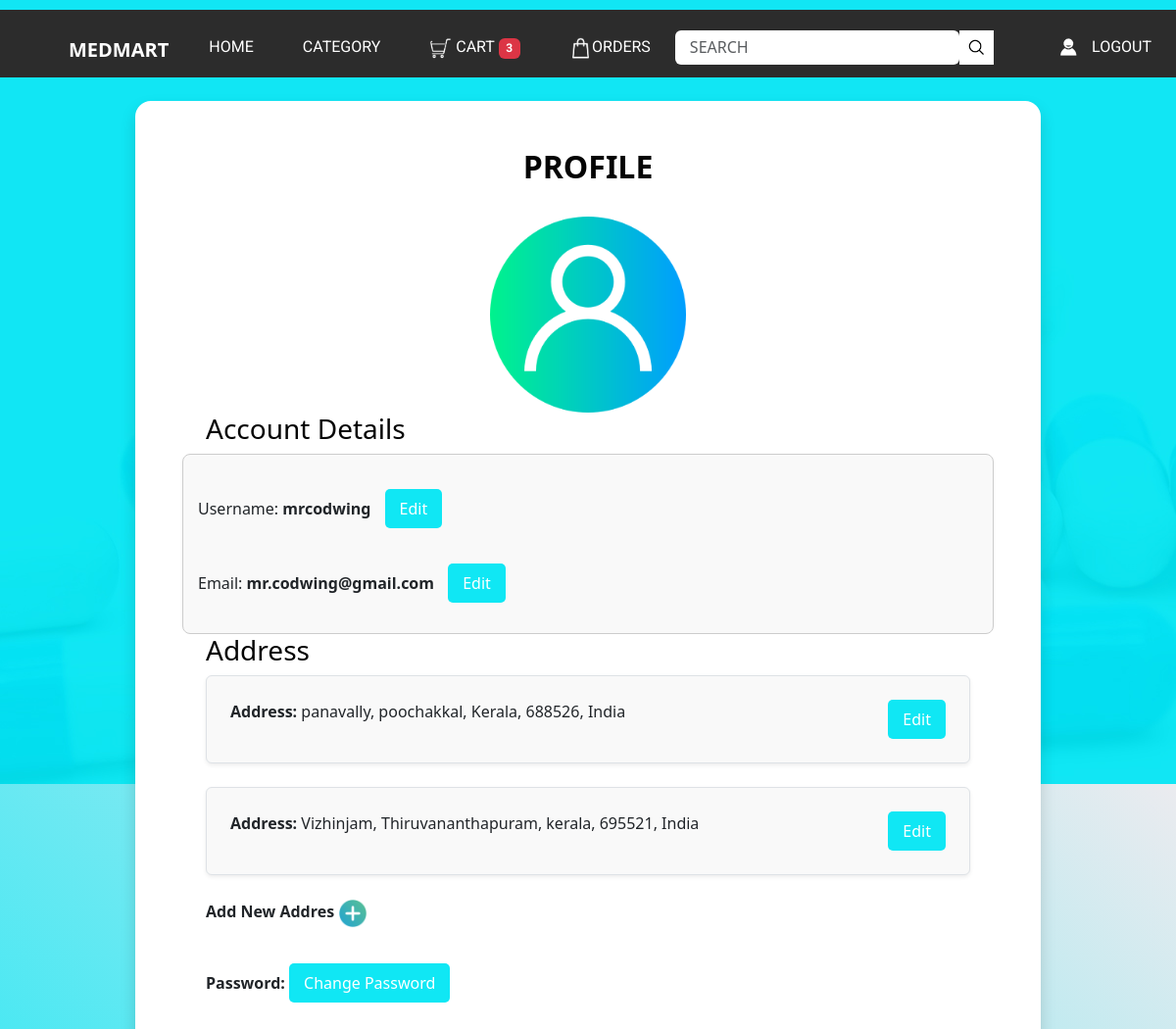
The app's page /user/profile/mrcodwing/ (signed in) with its own data.
### store/models.py (models this page shows, shortened)
class Address(models.Model):
    user = models.ForeignKey(User, on_delete=models.CASCADE, related_name="addresses", null=True)  # Add user ForeignKey
    address_line = models.CharField(max_length=255, null=True)
    city = models.CharField(max_length=100, null=True)
    state = models.CharField(max_length=100, null=True)
    postal_code = models.CharField(max_length=20, null=True)
    country = models.CharField(max_length=100, null=True)
    is_default = models.BooleanField(default=False, null=True)

### store/views.py (the view)
# urls.py: path('user/profile/<str:username>/', store.views.user_profile, name='user_profile'),
@login_required
def user_profile(request, username):
    user = get_object_or_404(User, username=username)
    addresses = Address.objects.filter(user=user)
    return render(request, 'extt/user_profile.html', {
        'user': user,
        'addresses': addresses,
    })

### store/context_processors.py (called while the page is built)
def cart_item_count(request):
    if request.user.is_authenticated:
        cart_items_count = CartItem.objects.filter(user=request.user).count()
    else:
        cart_items_count = 0
    return {'cart_items_count': cart_items_count}

### templates/extt/user_profile.html (shortened to what this page needs)
{% load static %}
<!DOCTYPE html>
<html>
<head>
  <link rel="stylesheet" type="text/css"
    href="https://cdnjs.cloudflare.com/ajax/libs/OwlCarousel2/2.1.3/assets/owl.carousel.min.css" />
  <link rel="stylesheet" href="https://cdnjs.cloudflare.com/ajax/libs/font-awesome/4.7.0/css/font-awesome.min.css">
  <link rel="stylesheet" type="text/css" href="{% static 'extt/css/bootstrap.css' %}" />
  <link href="{% static 'extt/css/style.css' %}" rel="stylesheet" />
  <link href="{% static 'extt/css/responsive.css' %}" rel="stylesheet" />
  <link rel="stylesheet" type="text/css" href="{% static 'extt/css/bootstrap.min.css' %}">
  <link rel="stylesheet" type="text/css" href="{% static 'extt/css/user_profile.css' %}">
</head>
<body>
  <div class="hero_area">
    <header class="header_section">
      <div class="container">
        <div class="top_contact-container">
        </div>
      </div>
      <div class="container-fluid">
        <nav class="navbar navbar-expand-lg custom_nav-container pt-3">
          <a class="navbar-brand" href="{% url 'user_home' %}">
            <span>
              MEDMART
            </span>
          </a>
          <div class="collapse navbar-collapse" id="navbarSupportedContent">
            <div class="d-flex  flex-column flex-lg-row align-items-center w-100 justify-content-between">
              <ul class="navbar-nav  ">
                <li class="nav-item active">
                  <a class="nav-link" href="{% url 'user_home' %}"> Home <span class="sr-only">(current)</span></a>
                </li>
                <li class="nav-item">
                  <a class="nav-link" href="{% url 'user_category' %}"> category</a>
                </li>
                <li class="nav-item">
                  <a class="nav-link" href="{% url 'cart' %}">
                      <img src="{% static 'extt/images/cart.png' %}" alt="Cart" style="width: 23px; height: auto;">
                      Cart
                      {% if cart_items_count > 0 %}
                          <span class="badge badge-pill badge-danger">{{ cart_items_count }}</span>
                      {% endif %}
                  </a>
              </li>
                <li class="nav-item">
                  <a class="nav-link" href="{% url 'order_history' %}"><img src="{% static 'extt/images/orders.png' %}" alt="Logo" style="width: 23px; height: auto;">Orders</a>
              </li>
              </ul>
              <form class="form-inline" method="GET" action="{% url 'search' %}">
                <input type="search" name="query" id="search-input" placeholder="Search" class="form-control">
                <button class="btn my-2 my-sm-0 nav_search-btn" type="submit"></button>
            </form>
            <div class="login_btn-contanier ml-0 ml-lg-5">
                <a class="nav-link" href="{% url 'logout' %}">
                  <img src="{% static 'extt/images/user.png' %}" alt="">
                  <span>
                    Logout
                  </span>
                </a>
              </div>
            </div>
          </div>
        </nav>
      </div>
    </header><br>
    <section class="uf-contact-form-01 mx-auto">
        <div class="container">
            <div class="row justify-content-center bg-white rounded-4 shadow py-5 gx-5 px-lg-5">
                <div class="col-md-6 text-center">
                    <h2 class="uf-ct-01-text-primary text-uppercase fw-bold">Profile</h2>
                    <center><img src="{% static 'extt/images/userpr2.png' %}" alt="" style="width: 200px; height: auto; " class="uf-img-contact-form-01 pt-4 d-md-block d-none">
                </div>
                    <h3 class="uf-ct-01-text-primary">Account Details</h3>
                    <div class="user-info-box">
                        <p>Username: <strong>{{ user.username }}</strong>
                            <a href="{% url 'update_username' %}" style="margin-left: 10px;" class="checkout-btn">Edit</a>
                        </p>
                        <p>Email:  <strong>{{ user.email }}</strong>
                            <a href="{% url 'update_email' %}" style="margin-left: 10px;" class="checkout-btn">Edit</a>
                        </p>
                    </div>
                    <br>
                        <h3 class="uf-ct-01-text-primary">Address</h3>
                        {% if addresses %}
                            <div class="address-list">
                                {% for address in addresses %}
                                    <div class="address-box d-flex align-items-center mb-4 p-4 border rounded shadow-sm">
                                        <div class="address-details">
                                            <p><strong>Address:</strong> {{ address.address_line }}, {{ address.city }}, {{ address.state }}, {{ address.postal_code }}, {{ address.country }}</p>
                                        </div>
                                        <a href="{% url 'edit_address' address.id %}" class="uf-ct-01-btn-primary ml-auto">Edit</a>
                                    </div>
                                {% endfor %}
                            </div>
                        {% else %}
                            <p>No addresses found. Add one from your profile edit page.</p>
                        {% endif %}
                        <p><strong> Add New Addres </strong><a href="{% url 'add_address' %}" class=""><img src="{% static 'extt/images/add.png' %}" alt="" style="width: 30px; height: auto;"></a></p><br>
                        <p><strong>Password:</strong>
                            <a href="{% url 'change_password' %}" class="checkout-btn">Change Password</a>
                        </p>
                    </div>
                </div>
            </div>
</body>
</html>

### static/extt/css/style.css (style rules this page uses)
body { font-family: "Poppins", sans-serif; color: #000000; background-color: #ffffff; }
.hero_area { height: 100vh; background-image: url(../images/hero-bg.jpg); }
.header_section .top_contact-container { display: -webkit-box; display: -ms-flexbox; display: flex; -webkit-box-pack: justify; -ms-flex-pack: justify; justify-content: space-between; padding: 5px 0; font-family: 'Roboto', sans-serif; }
.header_section .container-fluid { background-color: #2c2c2c; }
.header_section .container-fluid { padding-right: 25px; padding-left: 25px; }
.custom_nav-container.navbar-expand-lg .navbar-nav .nav-link { padding: 10px 25px; color: #ffffff; text-align: center; text-transform: uppercase; font-family: 'Roboto', sans-serif; }
a, a:hover, a:focus { text-decoration: none; }
.btn, .btn:focus { outline: none !important; -webkit-box-shadow: none; box-shadow: none; }
.navbar-brand, .navbar-brand:hover { text-transform: uppercase; font-weight: bold; font-size: 24px; color: #fafcfd; }
.custom_nav-container .nav_search-btn { background-image: url(../images/search-icon.png); background-size: 18px; background-repeat: no-repeat; background-position: center; width: 35px; height: 35px; padding: 0; border: none; border-radius: 0; }
.login_btn-contanier a { text-transform: uppercase; color: #ffffff; display: -webkit-box; display: -ms-flexbox; display: flex; -webkit-box-align: center; -ms-flex-align: center; align-items: center; font-family: 'Roboto', sans-serif; }
.login_btn-contanier a img { margin-right: 15px; }
.navbar-brand { display: -webkit-box; display: -ms-flexbox; display: flex; -webkit-box-align: center; -ms-flex-align: center; align-items: center; }
.navbar-brand span { font-size: 20px; font-weight: 700; color: #ffffff; margin-top: 5px; }
.custom_nav-container { z-index: 99999; padding: 10px 0; }
.custom_nav-container .form-inline { -webkit-box-flex: 1; -ms-flex-positive: 1; flex-grow: 1; -ms-flex-wrap: nowrap; flex-wrap: nowrap; }
.custom_nav-container .form-inline input { width: 84%; border: none; outline: none; padding: 4px; padding-left: 15px; text-transform: uppercase; height: 35px; background-color: #ffffff; }
.custom_nav-container .form-inline button { background-color: #ffffff; }

### static/extt/css/responsive.css (style rules this page uses)
@media (min-width: 1200px) { .container { max-width: 1170px; } }

### static/extt/css/user_profile.css (style rules this page uses)
body { background-image: linear-gradient(45deg, #10e7f4, #ebebef); }
.uf-contact-form-01 { max-width: 900px; }
@media (min-width: 576px) { .uf-contact-form-01 { min-height: 100vh; align-content: center; } }
.uf-img-contact-form-01 { max-width: 100%; animation: uf-animation 4s ease-in-out 1s infinite alternate; position: relative; }
.uf-ct-01-text-primary { color: #040404; }
.uf-ct-01-btn-primary { background-color: #151717; color: #fff; }
.address-box { background-color: #f9f9f9; border: 1px solid #ddd; border-radius: 8px; }
.address-details { flex-grow: 1; }
.user-info-box { border: 1px solid #ccc; padding: 15px; background-color: #f9f9f9; border-radius: 8px; }
.address-box a { display: inline-block; padding: 8px 15px; background-color: #10e7f4; color: white; border-radius: 5px; text-decoration: none; }
.checkout-btn { display: inline-block; padding: 8px 15px; background-color: #10e7f4; color: #fff; text-align: center; text-decoration: none; border-radius: 5px; margin-top: 20px; }

### templates/extt/user_profile.html (style rules this page uses)
.address-box { background-color: #f9f9f9; border: 1px solid #ddd; border-radius: 8px; }
.address-details { flex-grow: 1; }
.user-info-box { border: 1px solid #ccc; padding: 15px; background-color: #f9f9f9; border-radius: 8px; }
.address-box a { display: inline-block; padding: 8px 15px; background-color: #10e7f4; color: white; border-radius: 5px; text-decoration: none; }
.checkout-btn { display: inline-block; padding: 8px 15px; background-color: #10e7f4; color: #fff; text-align: center; text-decoration: none; border-radius: 5px; margin-top: 20px; }

### records on screen
Address: address_line "panavally", city "poochakkal", state "Kerala", postal_code "688526", country "India"
Address: address_line "Vizhinjam", city "Thiruvananthapuram", state "kerala", postal_code "695521", country "India"

### other values on screen
{{ cart_items_count }} "3"
{{ user.username }} "mrcodwing"
{{ user.email }} "mr.codwing@gmail.com"
